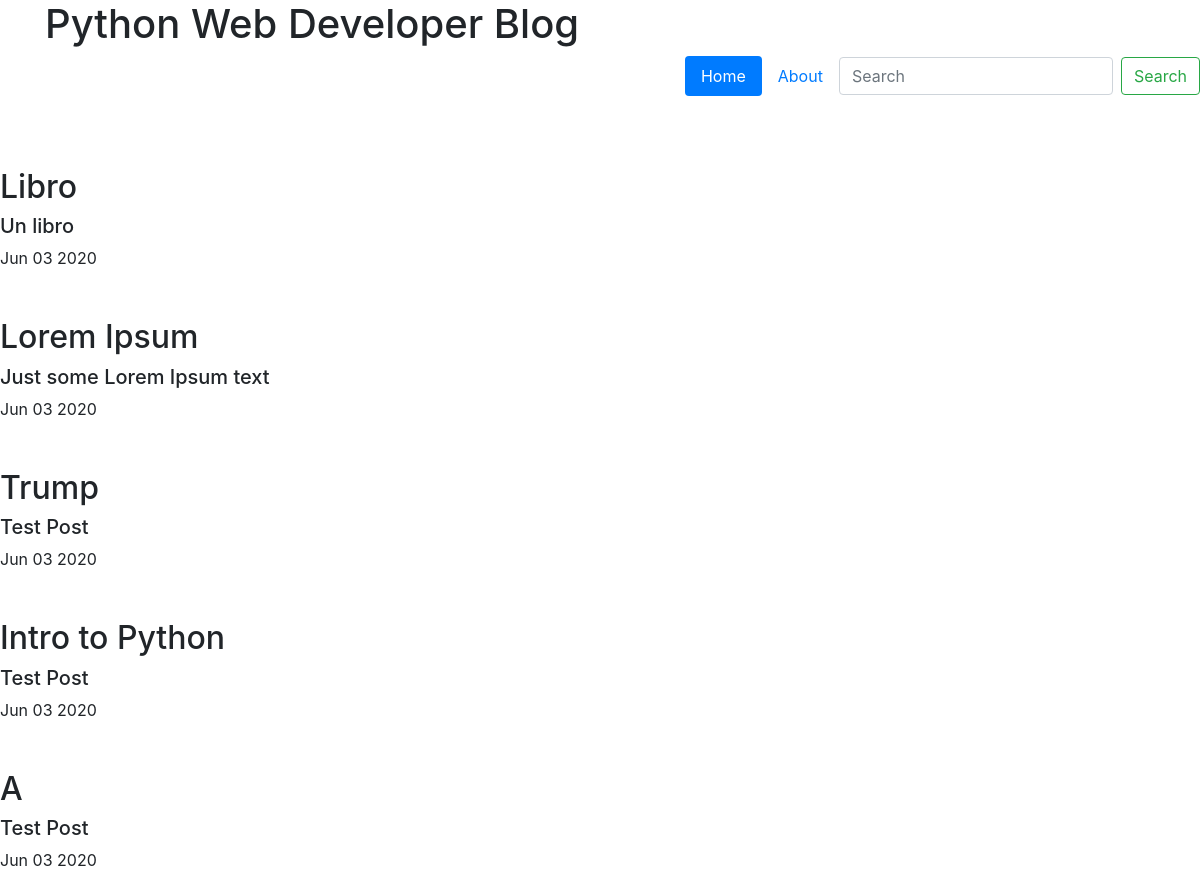
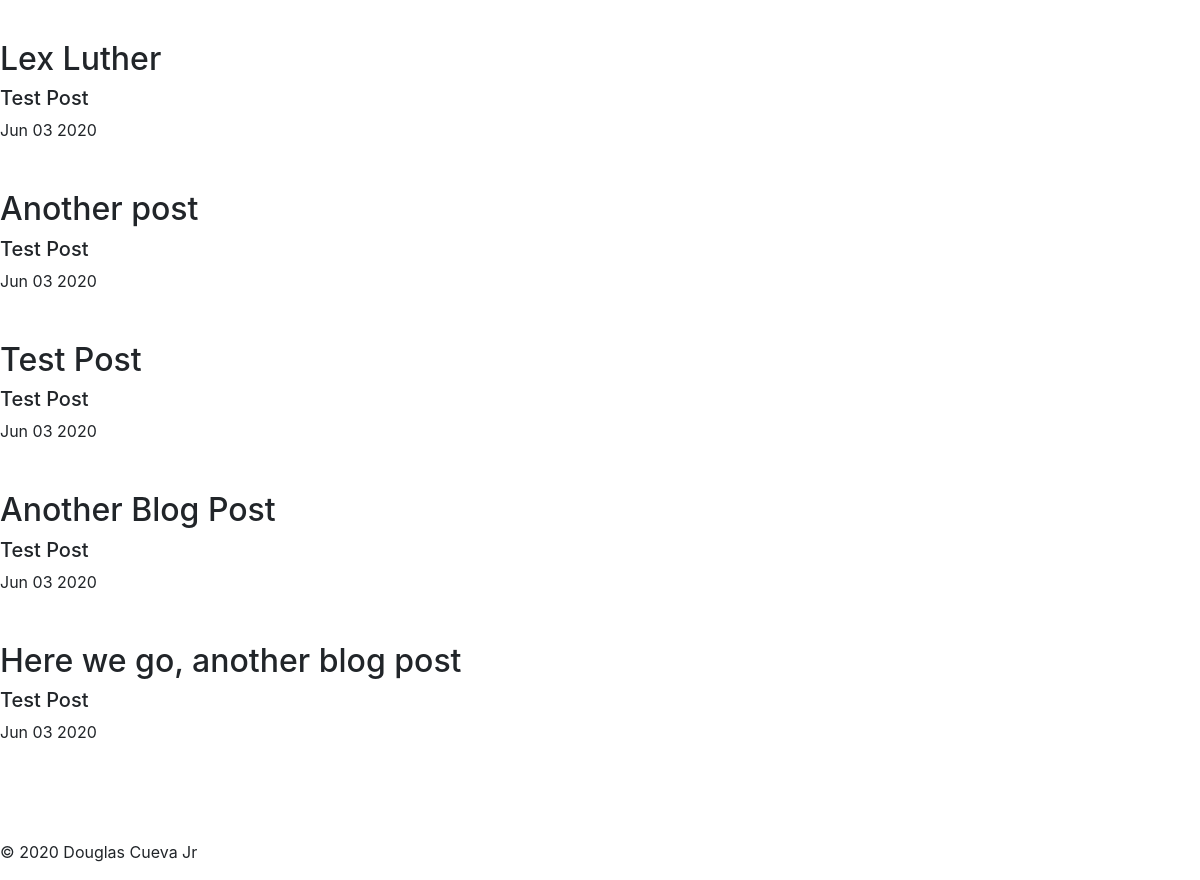
The page / on the database its author committed (2 pictures, top to bottom).
### blog/models.py (models this page shows, shortened)
class Post(models.Model):
    title = models.CharField(max_length = 100)
    description = models.CharField(max_length = 75)
    body = models.TextField()
    date = models.DateTimeField(auto_now_add=True)
    class Meta:
        ordering = ['-date',]

### blog/views.py (the view)
# urls.py: path('', HomePageView.as_view(), name = 'home'),
class HomePageView(ListView):
    model = Post
    template_name = "home.html"

### templates/home.html (shortened to what this page needs)
{% extends 'base.html' %}
    {% block content %}
    {% for post in object_list %}
        <li style="list-style-type: none;"><h2>{{post.title}}</h2><h5>{{post.description}}</h5>  {{post.date|date:"M d Y"}}</li><br><br>
    {% endfor %}
    {% endblock content %}

### templates/base.html (shortened to what this page needs)
<html lang="en">
<head>
    <link rel="stylesheet" href="https://stackpath.bootstrapcdn.com/bootstrap/4.5.0/css/bootstrap.min.css">
</head>
<header>
    <div class="container">
        <div class="row">
            <div class="col-sm">
                <h1>Python Web Developer Blog</h1>
            </div>
        </div>
    </div>
    <ul class="nav nav-pills justify-content-end">
        <li class="nav-item">
          <a class="nav-link active" href="#">Home</a>
        </li>
        <li class="nav-item">
          <a class="nav-link" href="#">About</a>
        </li>
        <form class="form-inline my-2 my-lg-0">
            <input class="form-control mr-sm-2" type="search" placeholder="Search" aria-label="Search">
            <button class="btn btn-outline-success my-2 my-sm-0" type="submit">Search</button>
          </form>
      </ul><br><br><br>
</header>
<body>
    {%block content%}
    {%endblock%}
</body>
<footer>
    <br><br>
    <p>© 2020 Douglas Cueva Jr</p>
</footer>
</html>

### rows shown on the page
Post: title "Libro", description "Un libro", date "Jun 03 2020"
Post: title "Lorem Ipsum", description "Just some Lorem Ipsum text", date "Jun 03 2020"
Post: title "Trump", description "Test Post", date "Jun 03 2020"
Post: title "Intro to Python", description "Test Post", date "Jun 03 2020"
Post: title "A", description "Test Post", date "Jun 03 2020"
Post: title "Lex Luther", description "Test Post", date "Jun 03 2020"
Post: title "Another post", description "Test Post", date "Jun 03 2020"
Post: title "Test Post", description "Test Post", date "Jun 03 2020"
Post: title "Another Blog Post", description "Test Post", date "Jun 03 2020"
Post: title "Here we go, another blog post", description "Test Post", date "Jun 03 2020"
